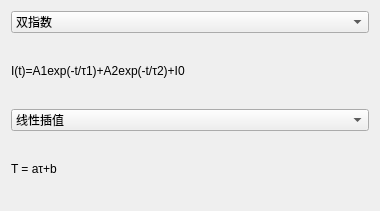
            <widget class="QWidget" name="page_3">
             <property name="geometry">
              <rect>
               <x>0</x>
               <y>0</y>
               <width>380</width>
               <height>211</height>
              </rect>
             </property>
             <attribute name="label">
              <string>拟合函数</string>
             </attribute>
             <layout class="QVBoxLayout" name="verticalLayout_4">
              <item>
               <widget class="QComboBox" name="comboBox">
                <item>
                 <property name="text">
                  <string>双指数</string>
                 </property>
                </item>
                <item>
                 <property name="text">
                  <string>单指数</string>
                 </property>
                </item>
               </widget>
              </item>
              <item>
               <widget class="QLabel" name="label_21">
                <property name="text">
                 <string>I(t)=A1exp(-t/τ1)+A2exp(-t/τ2)+I0</string>
                </property>
               </widget>
              </item>
              <item>
               <widget class="QComboBox" name="comboBox_2">
                <item>
                 <property name="text">
                  <string>线性插值</string>
                 </property>
                </item>
               </widget>
              </item>
              <item>
               <widget class="QLabel" name="label_38">
                <property name="text">
                 <string>T = aτ+b</string>
                </property>
               </widget>
              </item>
             </layout>
            </widget>
